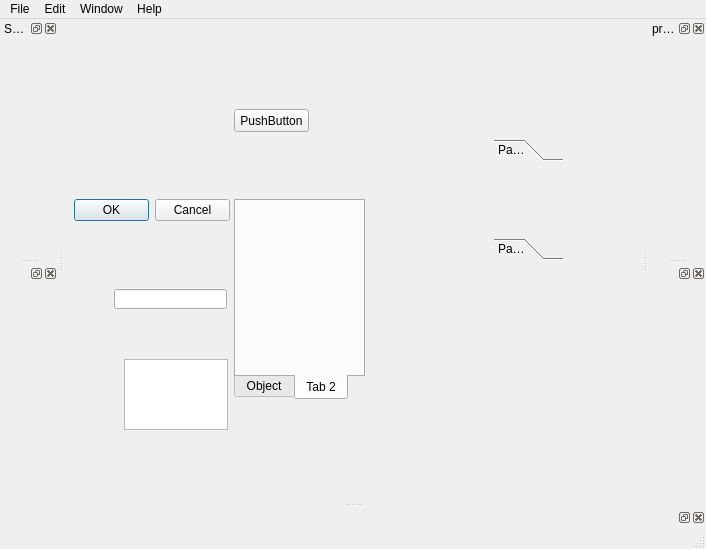
<?xml version="1.0" encoding="UTF-8"?>
<ui version="4.0">
 <class>FootEditClass</class>
 <widget class="QMainWindow" name="FootEditClass">
  <property name="geometry">
   <rect>
    <x>0</x>
    <y>0</y>
    <width>706</width>
    <height>549</height>
   </rect>
  </property>
  <property name="windowTitle">
   <string>FootEdit</string>
  </property>
  <widget class="QWidget" name="pushButton_2">
   <widget class="QTabWidget" name="propertyTabWidget">
    <property name="geometry">
     <rect>
      <x>170</x>
      <y>180</y>
      <width>131</width>
      <height>201</height>
     </rect>
    </property>
    <property name="tabPosition">
     <enum>QTabWidget::South</enum>
    </property>
    <property name="currentIndex">
     <number>1</number>
    </property>
    <widget class="QWidget" name="objectTab">
     <attribute name="title">
      <string>Object</string>
     </attribute>
     <widget class="QToolButton" name="toolButton">
      <property name="geometry">
       <rect>
        <x>50</x>
        <y>100</y>
        <width>37</width>
        <height>18</height>
       </rect>
      </property>
      <property name="text">
       <string>...</string>
      </property>
     </widget>
     <widget class="QPushButton" name="pushButton">
      <property name="geometry">
       <rect>
        <x>40</x>
        <y>50</y>
        <width>75</width>
        <height>23</height>
       </rect>
      </property>
      <property name="text">
       <string>PushButton</string>
      </property>
     </widget>
     <widget class="QRadioButton" name="radioButton">
      <property name="geometry">
       <rect>
        <x>30</x>
        <y>80</y>
        <width>89</width>
        <height>16</height>
       </rect>
      </property>
      <property name="text">
       <string>RadioButton</string>
      </property>
     </widget>
     <widget class="QTableView" name="tableView">
      <property name="geometry">
       <rect>
        <x>-90</x>
        <y>-20</y>
        <width>256</width>
        <height>192</height>
       </rect>
      </property>
     </widget>
    </widget>
    <widget class="QWidget" name="tab_2">
     <attribute name="title">
      <string>Tab 2</string>
     </attribute>
    </widget>
   </widget>
   <widget class="QStackedWidget" name="stackedWidget">
    <property name="geometry">
     <rect>
      <x>150</x>
      <y>50</y>
      <width>120</width>
      <height>80</height>
     </rect>
    </property>
    <widget class="QWidget" name="page">
     <widget class="QPushButton" name="pushButton_3">
      <property name="geometry">
       <rect>
        <x>20</x>
        <y>40</y>
        <width>75</width>
        <height>23</height>
       </rect>
      </property>
      <property name="text">
       <string>PushButton</string>
      </property>
     </widget>
    </widget>
    <widget class="QWidget" name="page_2"/>
   </widget>
   <widget class="QToolBox" name="toolBox">
    <property name="geometry">
     <rect>
      <x>430</x>
      <y>120</y>
      <width>69</width>
      <height>121</height>
     </rect>
    </property>
    <property name="currentIndex">
     <number>0</number>
    </property>
    <widget class="QWidget" name="page_3">
     <property name="geometry">
      <rect>
       <x>0</x>
       <y>0</y>
       <width>69</width>
       <height>69</height>
      </rect>
     </property>
     <attribute name="label">
      <string>Page 1</string>
     </attribute>
    </widget>
    <widget class="QWidget" name="page_4">
     <property name="geometry">
      <rect>
       <x>0</x>
       <y>0</y>
       <width>69</width>
       <height>69</height>
      </rect>
     </property>
     <attribute name="label">
      <string>Page 2</string>
     </attribute>
    </widget>
   </widget>
   <widget class="QDialogButtonBox" name="buttonBox">
    <property name="geometry">
     <rect>
      <x>10</x>
      <y>180</y>
      <width>156</width>
      <height>23</height>
     </rect>
    </property>
    <property name="standardButtons">
     <set>QDialogButtonBox::Cancel|QDialogButtonBox::Ok</set>
    </property>
   </widget>
   <widget class="QTextEdit" name="textEdit">
    <property name="geometry">
     <rect>
      <x>60</x>
      <y>340</y>
      <width>104</width>
      <height>71</height>
     </rect>
    </property>
   </widget>
   <widget class="QLineEdit" name="lineEdit">
    <property name="geometry">
     <rect>
      <x>50</x>
      <y>270</y>
      <width>113</width>
      <height>20</height>
     </rect>
    </property>
   </widget>
  </widget>
  <widget class="QStatusBar" name="statusBar"/>
  <widget class="QMenuBar" name="menuBar">
   <property name="geometry">
    <rect>
     <x>0</x>
     <y>0</y>
     <width>706</width>
     <height>23</height>
    </rect>
   </property>
   <widget class="QMenu" name="menuFile">
    <property name="title">
     <string>File</string>
    </property>
    <addaction name="actionNew"/>
    <addaction name="actionOpen"/>
    <addaction name="actionSave"/>
    <addaction name="actionSave_As"/>
    <addaction name="actionExit"/>
   </widget>
   <widget class="QMenu" name="menuEdit">
    <property name="title">
     <string>Edit</string>
    </property>
    <addaction name="actionCopy"/>
   </widget>
   <widget class="QMenu" name="menuWindow">
    <property name="title">
     <string>Window</string>
    </property>
    <addaction name="actionLog"/>
   </widget>
   <widget class="QMenu" name="menuHelp">
    <property name="title">
     <string>Help</string>
    </property>
    <addaction name="actionAbout"/>
   </widget>
   <addaction name="menuFile"/>
   <addaction name="menuEdit"/>
   <addaction name="menuWindow"/>
   <addaction name="menuHelp"/>
  </widget>
  <widget class="QDockWidget" name="propertyWidget">
   <property name="floating">
    <bool>false</bool>
   </property>
   <property name="windowTitle">
    <string>property</string>
   </property>
   <attribute name="dockWidgetArea">
    <number>2</number>
   </attribute>
   <widget class="QWidget" name="dockWidgetContents"/>
  </widget>
  <widget class="QDockWidget" name="sceneWidget">
   <property name="windowTitle">
    <string>Scene</string>
   </property>
   <attribute name="dockWidgetArea">
    <number>1</number>
   </attribute>
   <widget class="QWidget" name="dockWidgetContents_2"/>
  </widget>
  <widget class="QDockWidget" name="dockWidget">
   <attribute name="dockWidgetArea">
    <number>8</number>
   </attribute>
   <widget class="QWidget" name="dockWidgetContents_3"/>
  </widget>
  <widget class="QDockWidget" name="operatorWidget">
   <attribute name="dockWidgetArea">
    <number>1</number>
   </attribute>
   <widget class="QWidget" name="dockWidgetContents_4"/>
  </widget>
  <widget class="QDockWidget" name="dockWidget_3">
   <attribute name="dockWidgetArea">
    <number>2</number>
   </attribute>
   <widget class="QWidget" name="dockWidgetContents_6"/>
  </widget>
  <action name="actionNew">
   <property name="text">
    <string>New</string>
   </property>
  </action>
  <action name="actionOpen">
   <property name="text">
    <string>Open</string>
   </property>
  </action>
  <action name="actionSave">
   <property name="text">
    <string>Save</string>
   </property>
  </action>
  <action name="actionSave_As">
   <property name="text">
    <string>Save As</string>
   </property>
  </action>
  <action name="actionExit">
   <property name="text">
    <string>Exit</string>
   </property>
  </action>
  <action name="actionAbout">
   <property name="text">
    <string>About</string>
   </property>
  </action>
  <action name="actionCopy">
   <property name="text">
    <string>Copy</string>
   </property>
  </action>
  <action name="actionLog">
   <property name="text">
    <string>Log</string>
   </property>
  </action>
 </widget>
 <layoutdefault spacing="6" margin="11"/>
 <resources/>
 <connections/>
</ui>
